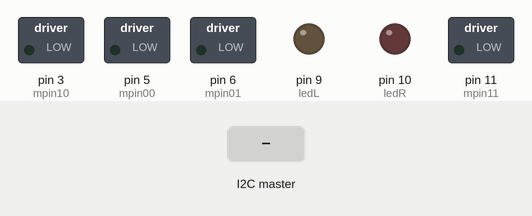
Simulated run of this sketch. Board: Arduino Uno, built with avr-gcc and run on an emulated ATmega328P. On the bench: switched loads named in the sketch (green lamp = pin HIGH), output pins drawn as LEDs (lit = HIGH). The inputs (shaded band) are chosen by the test bench. What the sketch prints to the serial monitor is not drawn.

Above: at 1.2 s.
1.3 s: the I2C master sends "F"
At 2.5 s:
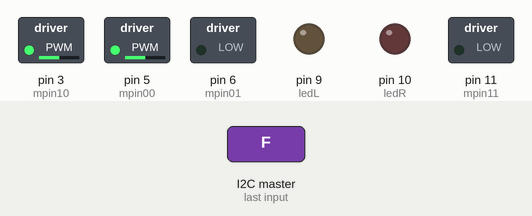
2.8 s: the I2C master sends "B"
At 3.7 s:
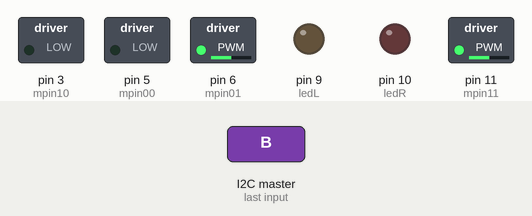
4.3 s: the I2C master sends "R"
At 4.8 s:
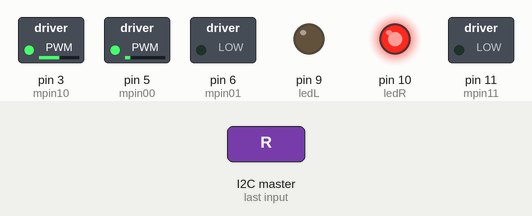
5.8 s: the I2C master sends "L"
At 7.0 s:
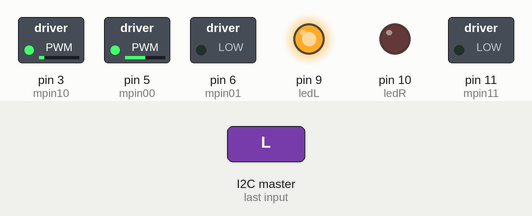
7.3 s: the I2C master sends "S"
At 8.3 s:
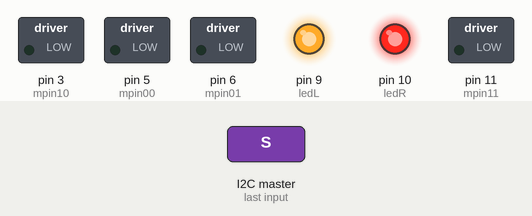
Timing chart, 0 to 9.8 s (numbered marks = the images above; inputs shaded):
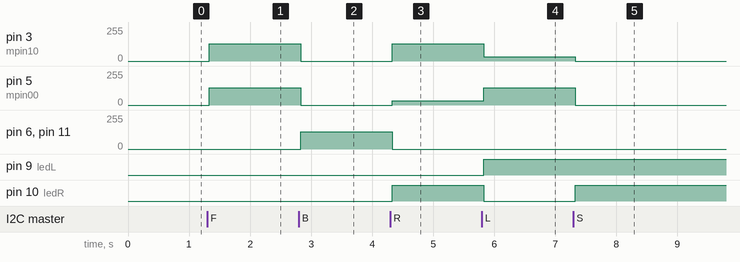

Measured:
- after the input at 1.3 s, pin 3 (mpin10), pin 5 (mpin00): 0/255 → 128/255 at once
- after the input at 2.8 s, pin 3 (mpin10), pin 5 (mpin00): 128/255 → 0/255 at once; pin 6 (mpin01), pin 11 (mpin11): 0/255 → 128/255 at once
- after the input at 4.3 s, pin 3 (mpin10): 0/255 → 128/255 at once; pin 5 (mpin00): 0/255 → 32/255 at once; pin 6 (mpin01), pin 11 (mpin11): 128/255 → 0/255 at once; pin 10 (ledR): LOW → HIGH at once
- after the input at 5.8 s, pin 3 (mpin10): 128/255 → 32/255 at once; pin 5 (mpin00): 32/255 → 128/255 at once; pin 9 (ledL): LOW → HIGH at once; pin 10 (ledR): HIGH → LOW at once
- after the input at 7.3 s, pin 3 (mpin10): 32/255 → 0/255 at once; pin 5 (mpin00): 128/255 → 0/255 at once; pin 10 (ledR): LOW → HIGH at once

The sketch:

slave_uno.ino
```cpp
// include I2C library
#include <Wire.h>
#include <Servo.h>
// Pins of motor 1
#define mpin00 5
#define mpin01 6
// Pins of motor 2
#define mpin10 3
#define mpin11 11
Servo srv;
char command;
int ledR = 10;
int ledL = 9;
void StartMotor (int m1, int m2, int forward, int speed)
{
  if (speed == 0) // stop
  {
    digitalWrite(m1, 0);
    digitalWrite(m2, 0);
  }
  else
  {
    if (forward)
    {
      digitalWrite(m2, 0);
      analogWrite (m1, speed); // use PWM
    }
    else
    {
      digitalWrite(m1, 0);
      analogWrite(m2, speed);
    }
  }
}

// Safety function
// Commands motors to stop, then delays
void delayStopped(int ms)
{
  StartMotor (mpin00, mpin01, 0, 0);
  StartMotor (mpin10, mpin11, 0, 0);
  delay(ms);
}

void setup() {
  // Start i2C slave at address 9
  Wire.begin(9);
  // attach a function to be called when we receive
  //something on the I2C bus
  Wire.onReceive(receiveEvent);
  Serial.begin(9600);
  // configuration of motor pins as output, initially 0
  digitalWrite(mpin00, 0);
  digitalWrite(mpin01, 0);
  digitalWrite(mpin10, 0);
  digitalWrite(mpin11, 0);
  pinMode (mpin00, OUTPUT);
  pinMode (mpin01, OUTPUT);
  pinMode (mpin10, OUTPUT);
  pinMode (mpin11, OUTPUT);

  pinMode(ledR, OUTPUT);
  pinMode(ledL, OUTPUT);
}
void receiveEvent(int bytes) {
   Serial.println("Am primit de la master");
  command = Wire.read(); //read I2C received character
  Serial.println(command);
  //StartMotor (mpin00, mpin01, 1, 0);
  //StartMotor (mpin10, mpin11, 1, 0);
}

void loop() {
  Serial.println("ajhjdfjdgfj");
  if (command == 'F'){ // FORWARD
    StartMotor (mpin00, mpin01, 1, 128);
    StartMotor (mpin10, mpin11, 1, 128);
    digitalWrite(ledR, 0);
    digitalWrite(ledL, 0);
  }
  else if (command == 'B'){ // BACKWARD
    StartMotor (mpin00, mpin01, 0, 128);
    StartMotor (mpin10, mpin11, 0, 128);
    digitalWrite(ledR, 0);
    digitalWrite(ledL, 0);
  }
  else if (command == 'R'){ // LEFT
    StartMotor (mpin00, mpin01, 1, 32);
    StartMotor (mpin10, mpin11, 1, 128);
    digitalWrite(ledR, 1);
    digitalWrite(ledL, 0);
  }
  else if (command == 'L'){ // RIGHT
    StartMotor (mpin00, mpin01, 1, 128);
    StartMotor (mpin10, mpin11, 1, 32);
    digitalWrite(ledR, 0);
    digitalWrite(ledL, 1);
  }
  else if (command == 'S'){ // STOP
    StartMotor (mpin00, mpin01, 0, 0);
    StartMotor (mpin10, mpin11, 0, 0);
    digitalWrite(ledR, 1);
    digitalWrite(ledL, 1);
  }
}
```
